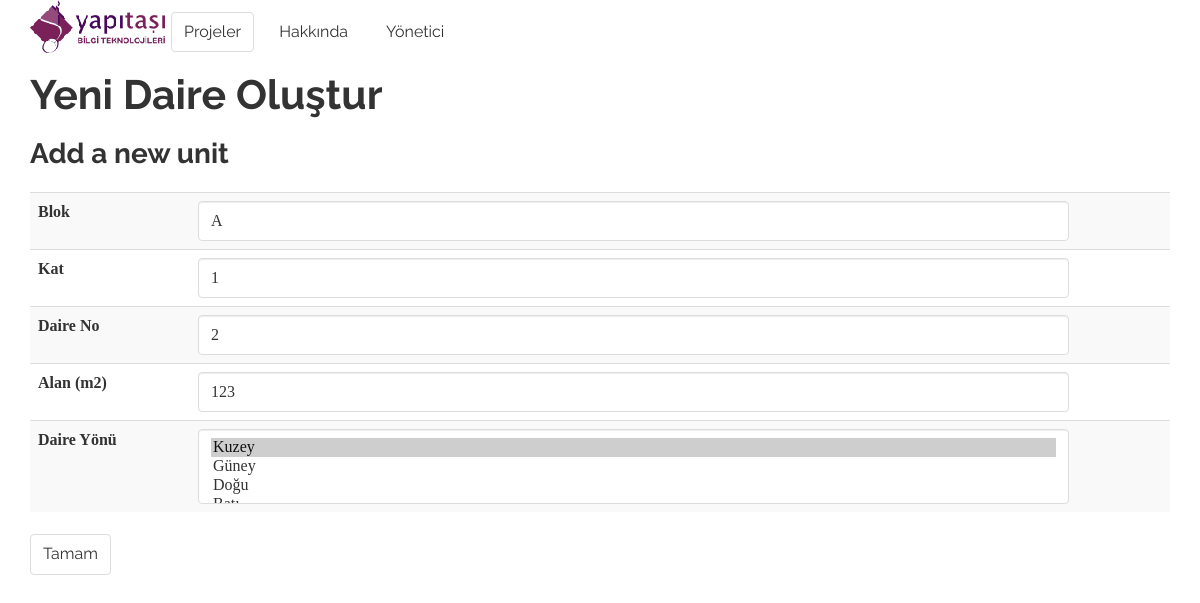
/unit/edit_unit/3/, run on the app's committed database.
### unit/models.py (models this page shows, shortened)
class Unit(models.Model):
    project = models.ForeignKey(Project)
    block = models.CharField('block', max_length=10)
    floor = models.IntegerField('unit_floor')
    unit_no = models.IntegerField('unit_no')
    area = models.IntegerField('gross area (m2)')
    direction = models.CharField('direction', max_length=2)
    class Meta:
        unique_together = ('project','block', 'floor', 'unit_no',)

### unit/views.py (the view)
# urls.py: url(r'^edit_unit/(?P<id>[\d]+)/$', views.edit_unit, name='edit_unit'),
def edit_unit(request, id):
    unit = get_object_or_404(Unit, id=id)
    form = UnitForm(request.POST or None, instance=unit)
    success = False
    if form.is_valid():
        form.save()
        success = True
    return render(request, 'unit/add_unit.html', {'form': form,
                                                  'success': success,})

### unit/templates/unit/add_unit.html (shortened to what this page needs)
{% extends 'common/base.html' %}
{% block content %}
    <h1>Yeni Daire Oluştur</h1>
    <h3>{% if project. %}Updating {{unit}}{% else %}Add a new unit{% endif %}</h3>
    <form id="category_form" method="post">{% csrf_token %}
    <div class="form-group">
        <table class="table table-striped table-hover">
                {% for field in form.visible_fields %}
                    <tr>
                        <td style="width:160px">  <label class="control-label" for="focusedInput">{{ field.help_text }}</label></td>
                        <td>{{ field }}</td>
                        <td>{{ field.errors }}</td>
                    </tr>
                {% endfor %}
        </table>
    </div>
        <input type="submit" name="submit" class="btn btn-default" value="Tamam"/>
    </form>
{% endblock content %}

### _static/css/starter-template.css (style rules this page uses)
body { padding-top: 50px; }

### data on the page
Unit: visible_fields "A" "1" "2" "123" "Kuzey ☑ / Güney / Doğu"

### other printed values
{{ field.help_text }} "Blok" "Kat" "Daire No" "Alan (m2)" "Daire Yönü"
